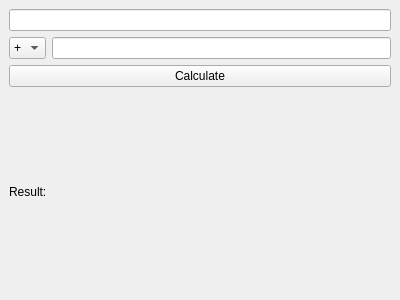
<?xml version="1.0" encoding="UTF-8"?>
<ui version="4.0">
  <class>MainWindow</class>
  <widget class="QMainWindow" name="MainWindow">
    <property name="geometry">
      <rect>
        <x>0</x>
        <y>0</y>
        <width>400</width>
        <height>300</height>
      </rect>
    </property>
    <property name="windowTitle">
      <string>Arithmetic Expression Calculator</string>
    </property>
    <widget class="QWidget" name="centralwidget">
      <layout class="QVBoxLayout" name="verticalLayout">
        <item>
          <widget class="QLineEdit" name="leftOperandLineEdit"/>
        </item>
        <item>
          <layout class="QHBoxLayout" name="horizontalLayout">
            <item>
              <widget class="QComboBox" name="operationComboBox">
                <item>
                  <property name="text">
                    <string>+</string>
                  </property>
                </item>
                <item>
                  <property name="text">
                    <string>-</string>
                  </property>
                </item>
                <item>
                  <property name="text">
                    <string>*</string>
                  </property>
                </item>
                <item>
                  <property name="text">
                    <string>/</string>
                  </property>
                </item>
              </widget>
            </item>
            <item>
              <widget class="QLineEdit" name="rightOperandLineEdit"/>
            </item>
          </layout>
        </item>
        <item>
          <widget class="QPushButton" name="calculateButton">
            <property name="text">
              <string>Calculate</string>
            </property>
          </widget>
        </item>
        <item>
          <widget class="QLabel" name="resultLabel">
            <property name="text">
              <string>Result: </string>
            </property>
          </widget>
        </item>
      </layout>
    </widget>
  </widget>
  <resources/>
  <connections/>
</ui>
